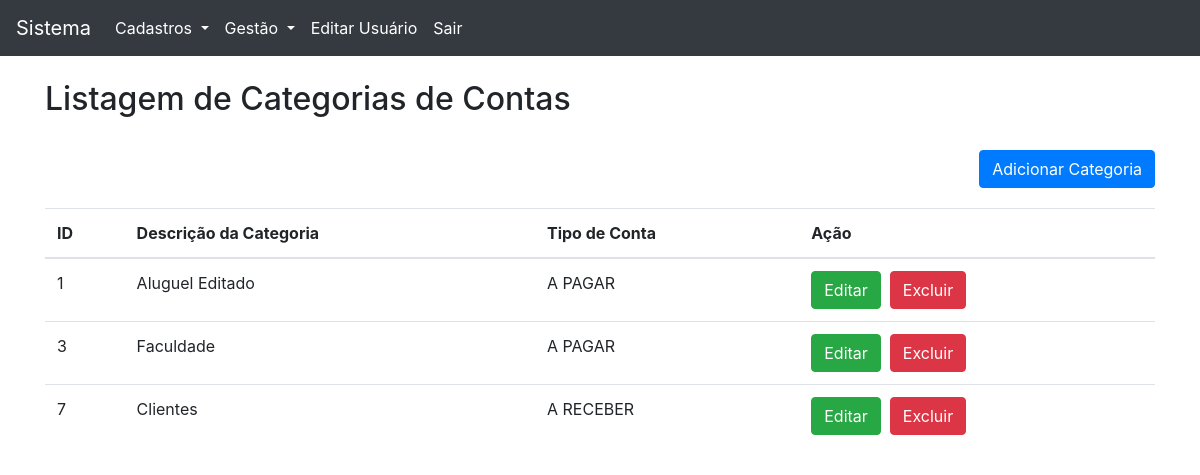
The page /listar-categorias.php (signed in) on the database its author committed.
### tables this page shows
CREATE TABLE `tbl_categorias` (
  `id` int(11) NOT NULL,
  `nome` varchar(255) NOT NULL,
  `tipo_conta` int(11) NOT NULL
);

CREATE TABLE `tipo_contas` (
  `id` int(11) NOT NULL,
  `descricao` varchar(255) NOT NULL
);

### classes/Categoria.php (called while the page is built, shortened)
<?php
class Categoria
{
	public function listarTodas($tipoConta) {
		$categorias = array();
		global $pdo;
		$sql = null;
		if ($tipoConta != 0) {
			$sql = $pdo->prepare('SELECT * FROM tbl_categorias WHERE tipo_conta = :tipo_conta');
			$sql->bindValue(':tipo_conta', $tipoConta);
		} else {
			$sql = $pdo->prepare('SELECT * FROM tbl_categorias');
		}
		$sql->execute();
		if ($sql->rowCount() > 0) {
			$categorias = $sql->fetchAll();
		}
		return $categorias;
	}
}

### classes/Conta.php (called while the page is built, shortened)
<?php
class Conta
{
	public function listarTipoContas($tipoConta)
	{
		$contas = array();
		global $pdo;
		$sql = null;
		if ($tipoConta != 0) {
			$sql = $pdo->prepare('SELECT * FROM tipo_contas WHERE id = :id');
			$sql->bindValue(':id', $tipoConta);
		} else {
			$sql = $pdo->prepare('SELECT * FROM tipo_contas');
		}
		$sql->execute();
		if ($sql->rowCount() > 0) {
			$contas = $sql->fetchAll();
		}
		return $contas;
	}
}

### listar-categorias.php (the view, shortened to what this page needs)
<?php
  require_once 'pages/header.php';
  if (isset($_SESSION['login'])) {
?>
<div class="container">
	<h2>Listagem de Categorias de Contas</h2><br>
  <div class="nova" style="margin-bottom: 20px; display: flex; justify-content: flex-end;">
    <a href="adicionar-categorias.php" class="btn btn-primary">Adicionar Categoria</a>
  </div>
	<table class="table table-hover">
    <thead>
      <tr>
        <th>ID</th>
        <th>Descrição da Categoria</th>
        <th>Tipo de Conta</th>
        <th>Ação</th>
      </tr>
    </thead>
    <tbody>
      <?php
        require_once 'classes/Categoria.php';
        require_once 'classes/Conta.php';
        $contas = new Conta();
        $cat = new Categoria();
        $categorias = $cat->listarTodas(0);
        foreach ($categorias as $categoria) :
      ?>
        <tr>
          <td><?= $categoria['id'] ?></td>
          <td><?= $categoria['nome'] ?></td>
          <td>
            <?php
              $contasSelecionarTipo = $contas->listarTipoContas($categoria['tipo_conta']);
              $tipoConta = $contasSelecionarTipo[0]['descricao'];
            ?>
            <?= $tipoConta ?>
          </td>
          <td>
          	<a class="btn btn-success" href="editar-categorias.php?id=<?= $categoria['id'] ?>">Editar</a>&nbsp;
          	<a class="btn btn-danger" href="excluir-categorias.php?id=<?= $categoria['id'] ?>" onclick="return confirm('Deseja realmente exluir esta categoria?')">Excluir</a>
          </td>
        </tr>
      <?php endforeach; ?>
    </tbody>
  </table>
</div>
 <?php require_once 'pages/footer.php'; ?>
 <?php } else {
    header('Location: ./login.php');
    exit;
 }
?>

### rows shown on the page
tbl_categorias: id "1", nome "Aluguel Editado", tipo_contas.descricao "A PAGAR"
tbl_categorias: id "3", nome "Faculdade", tipo_contas.descricao "A PAGAR"
tbl_categorias: id "7", nome "Clientes", tipo_contas.descricao "A RECEBER"
